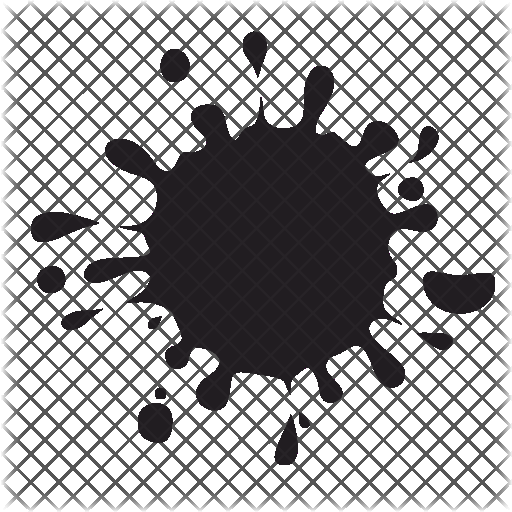
#> input picture InkSaver.png, 512 x 512 px
$ python main.py InkSaver.png   (older library calls are emulated)
#> lines starting #> are read from the running program, lines starting #| are printed output that depends on the picture
# https://www.geeksforgeeks.org/python-thresholding-techniques-using-opencv-set-1-simple-thresholding/
# https://docs.opencv.org/3.4/d3/dc1/tutorial_basic_linear_transform.html

import os
import sys
import cv2
import numpy as np
from pdf2image import convert_from_path

PREFIX = "inksaved_"
SUFFIX = ""
BLACK_BACKGROUND_TH = 100.0
VERBOSE = False


class InkSaver:

    @staticmethod
    def generic(img, alpha, beta):
        return np.clip(img * alpha + beta, 0, 255)

    @staticmethod
    def gamma(img, gamma):
        lookUpTable = np.empty((1, 256), np.uint8)
        for i in range(256):
            lookUpTable[0, i] = np.clip(pow(i / 255.0, gamma) * 255.0, 0, 255)
        return cv2.LUT(img, lookUpTable)

    def convert_from_pdf(self):
        # Convert PDF pages to a list of PIL images
        pages = convert_from_path(self.input_filename)

        # A PDF can contain many pages, need to create one image and one output filename for each
        for i in range(len(pages)):
            # Convert first page to OpenCV image (NumPy array)
            img = np.array(pages[i])

            # Convert RGB (PIL) to BGR (OpenCV)
            self.img.append(cv2.cvtColor(img, cv2.COLOR_RGB2BGR))

            # Prepare filenames
            self.output_filename.append(os.path.join(os.path.dirname(self.input_filename),
                                            "{}{}_p{}{}.jpg".format(PREFIX,
                                                                  os.path.basename(os.path.splitext(self.input_filename)[0]),
                                                                  i+1,
                                                                  SUFFIX)))

    def __init__(self, filename):
        self.input_filename = filename
        self.img = []
        self.output_filename = []

        # Check if it's an image or a PDF and load it accordingly
        if file.endswith((".pdf", ".PDF")):
            self.convert_from_pdf()
        else:
            self.img.append(cv2.imread(self.input_filename))
            self.output_filename.append(os.path.join(os.path.dirname(self.input_filename),
                                                     "{}{}{}.jpg".format(PREFIX, os.path.basename(
                                                         os.path.splitext(self.input_filename)[0]), SUFFIX)))

        self.processed_img = []

        if VERBOSE:
            print(self.output_filename)

    def process1(self):
        for img in self.img:
            # Convert the image to gray scale
            gray = cv2.cvtColor(self.img, cv2.COLOR_BGR2GRAY)

            # Performing OTSU threshold
            ret, thresh1 = cv2.threshold(gray, 0, 255, cv2.THRESH_OTSU | cv2.THRESH_BINARY)

            thresh2 = cv2.adaptiveThreshold(gray, 255, cv2.ADAPTIVE_THRESH_MEAN_C,
                                            cv2.THRESH_BINARY, 199, 5)

            thresh3 = cv2.adaptiveThreshold(gray, 255, cv2.ADAPTIVE_THRESH_GAUSSIAN_C,
                                            cv2.THRESH_BINARY, 199, 5)

            self.processed_img.append(thresh1)

    def process2(self):
        for img in self.img:
            # Convert the image to gray scale
            gray = cv2.cvtColor(img, cv2.COLOR_BGR2GRAY)

            # Detect if image is printed on black background and, in case, invert
            mean = np.mean(gray)
            if mean < BLACK_BACKGROUND_TH:
                gray = cv2.bitwise_not(gray)

            # Isolate, blur and subtract the background
            dilated = cv2.dilate(gray, np.ones((7, 7), np.uint8))
            blurred = cv2.medianBlur(dilated, 21)
            diff_img = 255 - cv2.absdiff(gray, blurred)

            # Normalise image
            norm_img = diff_img.copy()  # Needed for 3.x compatibility
            cv2.normalize(diff_img, norm_img, alpha=0, beta=255, norm_type=cv2.NORM_MINMAX, dtype=cv2.CV_8UC1)

            # Remove grayish shades
            _, thr_img = cv2.threshold(norm_img, 230, 0, cv2.THRESH_TRUNC)

            # Normalise again
            norm2_img = thr_img.copy()  # Needed for 3.x compatibility
            cv2.normalize(thr_img, norm2_img, alpha=0, beta=255, norm_type=cv2.NORM_MINMAX, dtype=cv2.CV_8UC1)

            # Gamma correction
            gamma = self.gamma(norm2_img, 4.0)

            self.processed_img.append(gamma)

    def save(self):
        for processed_img, output_filename in zip(self.processed_img, self.output_filename):
            cv2.imwrite(output_filename, processed_img)

    def show(self):
        cv2.imshow('Original', self.img)
        cv2.imshow('Processed', self.processed_img)


def wrapper(fn):
    image = InkSaver(fn)
    image.process2()
    image.save()


if __name__ == '__main__':

    # Is it a folder?
    if os.path.isdir(sys.argv[1]):
        for folder, subfolders, files in os.walk(sys.argv[1]):
            for file in files:
                if file.endswith((".jpg", ".JPG", ".jpeg", ".JPEG", ".pdf", ".PDF")):
                    if not file.endswith("{}.jpg".format(SUFFIX)):
                        filename = os.path.join(os.path.abspath(folder), file)
                        if VERBOSE:
                            print("Processing {}".format(filename))
                        wrapper(filename)

    # Assume they're files
    else:
        for file in sys.argv[1:]:
            if os.path.isfile(file):
                wrapper(file)
#> this loop made 1 pass
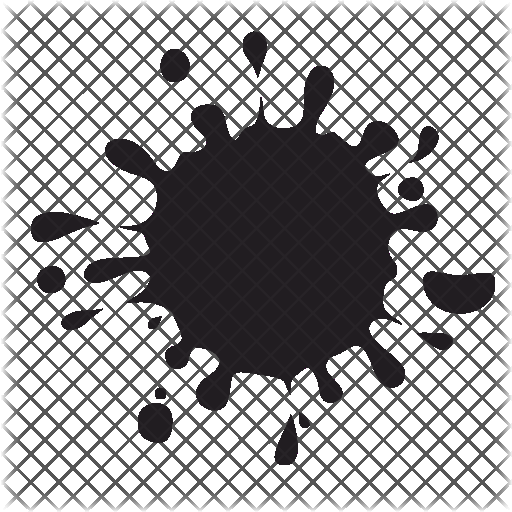
#> input picture InkSaver.png, 512 x 512 px
#> pass 1, in save, `cv2.imwrite(output_filename, processed_img)`:
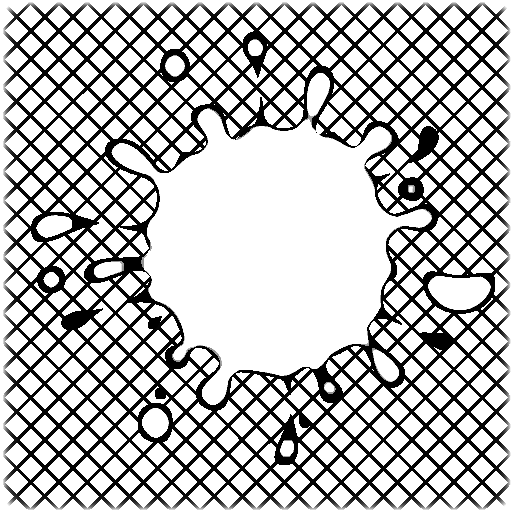
#> saved as inksaved_InkSaver.jpg: shape (512, 512); min 0, max 255, mean 187.5
